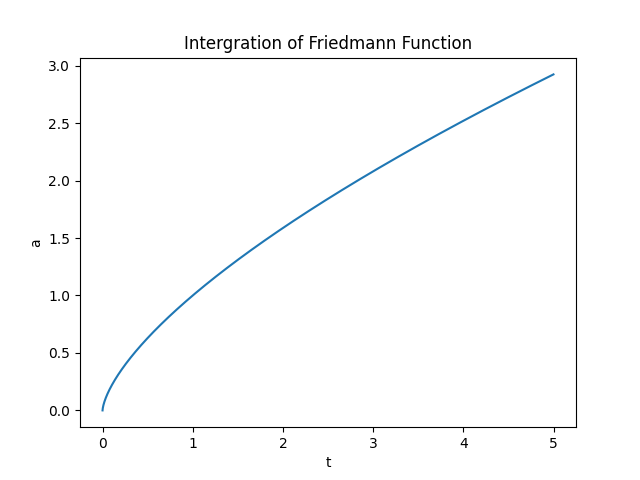

Write the Python code that produced this figure.
from numpy import arange
from matplotlib import pyplot as plt
sta = 0 #starting time
en = 5 #ending time
N =5000 #step number
h = (en-sta)/N
tpoints = arange(sta,en,h) 
apoints = []
for x in tpoints:
    y=x**(2/3) 
    apoints.append(y)
plt.title("Intergration of Friedmann Function") 
plt.xlabel("t") 
plt.ylabel("a") 
plt.plot(tpoints, apoints)
plt.show()
